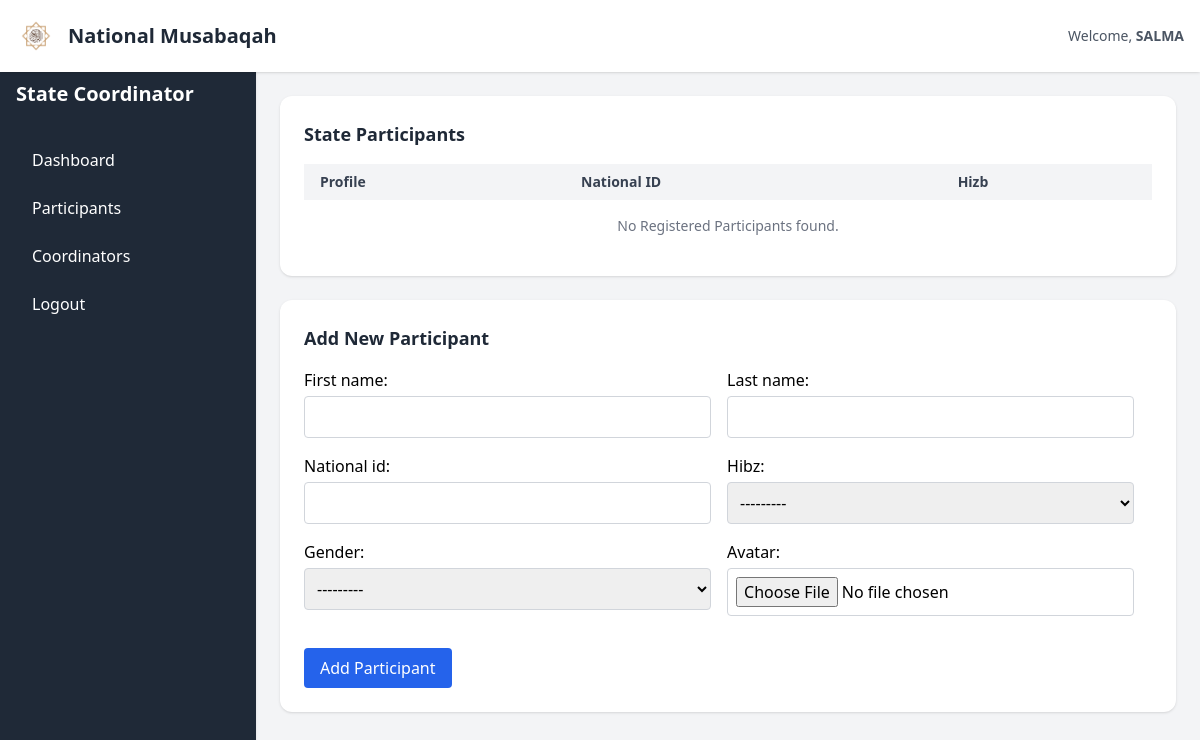
Page /state-part (signed in) on the earlier database version.
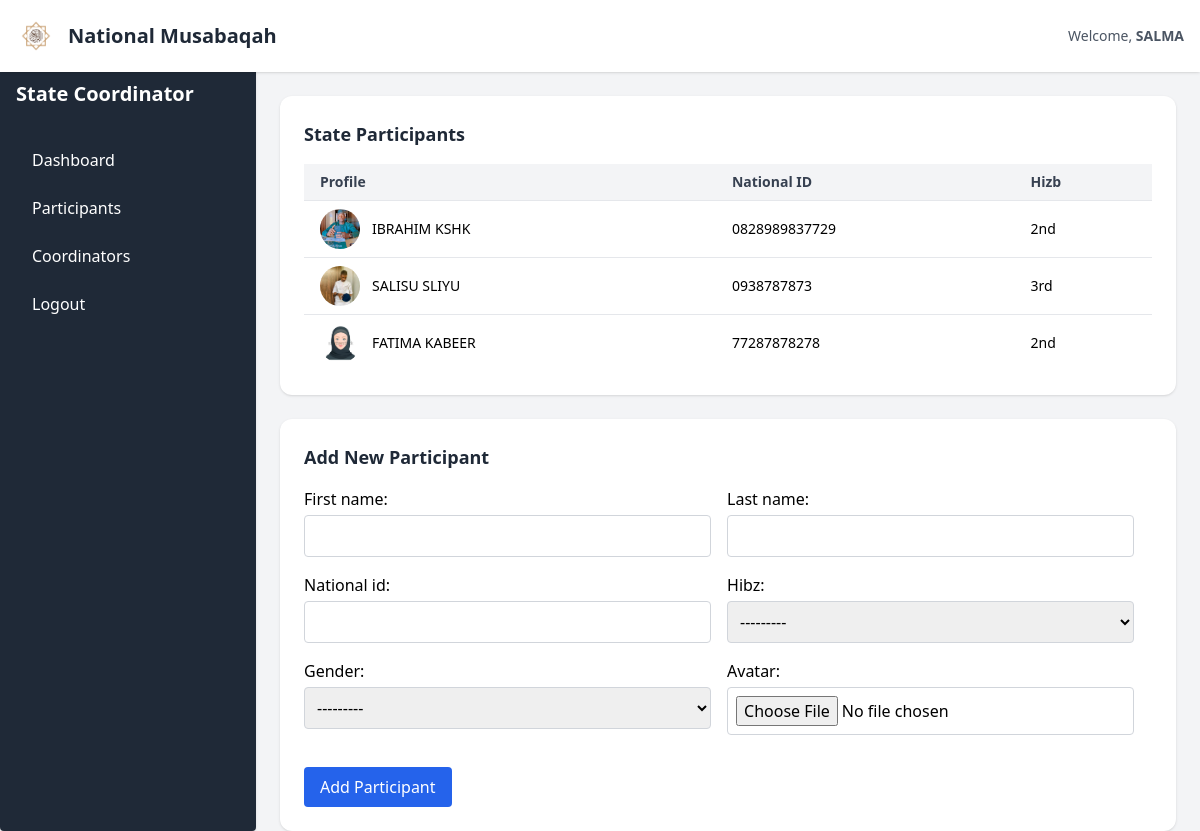
Same page on the later database version.
### musabaqah/models.py (models this page shows, shortened)
class StateUser(models.Model):
    first_name = models.CharField(max_length=100)
    last_name = models.CharField(max_length=100)
    email = models.EmailField(unique=True)
    phone = models.CharField(max_length=13)
    role = models.CharField(max_length=20, default='cordinator')
    avatar = models.ImageField(upload_to='avatars/', blank=True, null=True)
    state = models.CharField(max_length=2, choices=NIGERIAN_STATES)
    password = models.CharField(max_length=128, default=make_password('1234'))  # default hashed password

class Participant(models.Model):
    state_user = models.ForeignKey('StateUser', on_delete=models.CASCADE)
    first_name = models.CharField(max_length=50)
    last_name = models.CharField(max_length=50)
    national_id = models.CharField(max_length=11, unique=True)
    hibz = models.CharField(choices=CATEGORY, max_length=10)
    gender = models.CharField(max_length=1, choices=GENDER_CHOICES)
    avatar = models.ImageField(upload_to='avatars/', blank=True, null=True)
    class Meta:
        constraints = [
            models.UniqueConstraint(fields=['hibz', 'gender'], name='unique_hibz_per_gender')
        ]

### musabaqah/views.py (the view, shortened to what this page needs)
# urls.py: path('state-part', views.state_part, name="state-part"),   # the part means participants
def state_part(request):
    user_id = request.session.get('state_user_id')
    if not user_id:
        return redirect('my-login')
    state_user = StateUser.objects.get(id=user_id)
    part = Participant.objects.filter(state_user=state_user)
    form = ParticipantForm()
    context = {
        'part': part,
        'state_user': state_user,
        'form': form
    }
    return render(request, 'musabaqah/state-part.html', context)

### musabaqah/forms.py
class ParticipantForm(forms.ModelForm):
    class Meta:
        model = Participant
        fields = '__all__'
        exclude =['state_user']

### musabaqah/templates/musabaqah/state-part.html (shortened to what this page needs)
{% load static %}
{% load tailwind_filters %}
{% load crispy_forms_tags %}
{% load widget_tweaks %}
<!DOCTYPE html>
<html lang="en">
<head>
    <script src="https://cdn.tailwindcss.com"></script>
</head>
<body class="bg-gray-100 font-sans">
    <header class="fixed top-0 left-0 right-0 bg-white shadow z-50">
        <div class="max-w-7xl mx-auto px-4 py-4 flex justify-between items-center">
            <div class="flex items-center">
                <img src="{% static 'images/quran.jpg' %}" alt="Logo" class="w-10 h-10 object-contain rounded-full mr-3">
                <h1 class="text-xl text-gray-800 font-bold">National Musabaqah</h1>
            </div>
            <div class="text-sm text-gray-600">
                Welcome, <span class="font-semibold">{{ state_user.first_name|upper }}</span>
            </div>
        </div>
    </header>
    <div class="flex">
        {% include 'musabaqah/state-aside.html' %}
        <main class="flex-1 pt-24 px-6 md:ml-64">
            <div class="bg-white p-6 rounded-xl shadow  max-w-5xl mx-auto">
                <h3 class="text-lg font-semibold mb-4 text-gray-800">State Participants</h3>
                <div class="overflow-x-auto">
                    <table class="min-w-full table-auto text-sm">
                        <thead class="bg-gray-100 text-gray-700">
                            <tr>
                                <th class="px-4 py-2 text-left">Profile</th>
                                <th class="px-4 py-2 text-left">National ID</th>
                                <th class="px-4 py-2 text-left">Hizb</th>
                            </tr>
                        </thead>
                        <tbody>
                            {% for user in part %}
                                {% if request.user.state_user == user.part.state %}
                                <tr class="border-t">
                                    <td class="px-4 py-2 text-left flex items-center gap-3">
                                        {% if user.avatar %}
                                            <img src="{{ user.avatar.url }}" alt="{{ user.first_name }}" class="w-10 h-10 rounded-full object-cover">
                                        {% else %}
                                            <div class="w-10 h-10 bg-gray-300 rounded-full flex items-center justify-center text-sm text-white">N/A</div>
                                        {% endif %}
                                        <span>{{ user.first_name|upper }} {{ user.last_name|upper }}</span>
                                    </td>
                                    <td class="px-4 py-2 text-left">{{ user.national_id }}</td>
                                    <td class="px-4 py-2 text-left">{{ user.hibz }}</td>
                                </tr>
                                {% endif %}
                            {% empty %}
                                <tr>
                                    <td colspan="3" class="text-center text-gray-500 py-4">No Registered Participants found.</td>
                                </tr>
                            {% endfor %}
                        </tbody>
                    </table>
                </div>
            </div>
            <div class="bg-white p-6 rounded-xl shadow mt-6 max-w-5xl mx-auto">
                <h3 class="text-lg font-semibold mb-4 text-gray-800">Add New Participant</h3>
                <form method="POST" enctype="multipart/form-data" class="space-y-4">
                    <div class="flex flex-wrap gap-4">
                        <div class="w-full md:w-[48%]">
                            {{ form.first_name.label_tag }}
                            {{ form.first_name|add_class:"w-full mt-1 border border-gray-300 p-2 rounded" }}
                        </div>
                        <div class="w-full md:w-[48%]">
                            {{ form.last_name.label_tag }}
                            {{ form.last_name|add_class:"w-full mt-1 border border-gray-300 p-2 rounded" }}
                        </div>
                        <div class="w-full md:w-[48%]">
                            {{ form.national_id.label_tag }}
                            {{ form.national_id|add_class:"w-full mt-1 border border-gray-300 p-2 rounded" }}
                        </div>
                        <div class="w-full md:w-[48%]">
                            {{ form.hibz.label_tag }}
                            {{ form.hibz|add_class:"w-full mt-1 border border-gray-300 p-2 rounded" }}
                        </div>
                        <div class="w-full md:w-[48%]">
                            {{ form.gender.label_tag }}
                            {{ form.gender|add_class:"w-full mt-1 border border-gray-300 p-2 rounded" }}
                        </div>
                        <div class="w-full md:w-[48%]">
                            {{ form.avatar.label_tag }}
                            {{ form.avatar|add_class:"w-full mt-1 border border-gray-300 p-2 rounded" }}
                        </div>
                    </div>
                    <div class="pt-4">
                        <button type="submit" class="bg-blue-600 text-white px-4 py-2 rounded hover:bg-blue-700">Add Participant</button>
                    </div>
                </form>
            </div>
        </main>
    </div>
</body>
</html>

### musabaqah/templates/musabaqah/state-aside.html
<aside class="fixed top-16 left-0 w-64 bg-gray-800 shadow h-[calc(100vh-4rem)] hidden rounded md:block z-40">
    <h1 class="text-xl text-white p-4 font-bold">State Coordinator</h1>
    <nav class="p-4">
        <ul class="space-y-2 text-white">
            <li>
                <a href="{% url 'state-board' %}" class="block px-4 py-2 rounded hover:bg-gray-100 hover:text-black">Dashboard</a>
            </li>
            <li>
                <a href="{% url 'state-part' %}" class="block px-4 py-2 rounded hover:bg-gray-100 hover:text-black">Participants</a>
            </li>
            <li>
                <a href="{% url 'state-cord' %}" class="block px-4 py-2 rounded hover:bg-gray-100 hover:text-black">Coordinators</a>
            </li>
            <li>
                <a href="{% url 'logout-user' %}" class="block px-4 py-2 rounded hover:bg-gray-100 hover:text-black">Logout</a>
            </li>
        </ul>
    </nav>
</aside>

Differences in the rows shown:
added Participant: avatar (picture), first_name "IBRAHIM", last_name "KSHK", national_id "0828989837729", hibz "2nd"
added Participant: avatar (picture), first_name "SALISU", last_name "SLIYU", national_id "0938787873", hibz "3rd"
added Participant: avatar (picture), first_name "FATIMA", last_name "KABEER", national_id "77287878278", hibz "2nd"
Other differences:
text no longer shown: "No Registered Participants found."
